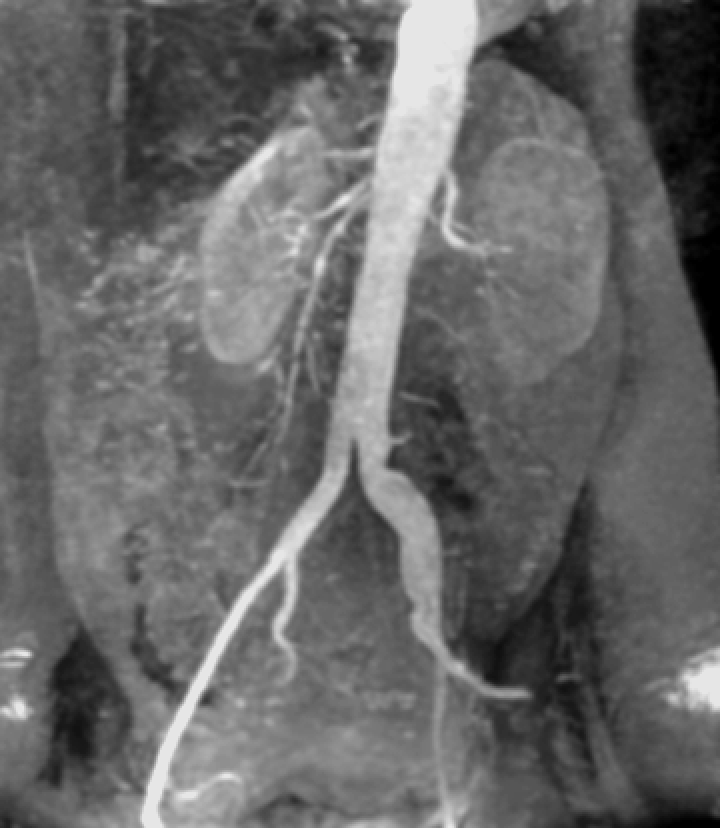
#> input picture 1- Image-Processing/Week06/img/aortic_angiogram.tif, 720 x 828 px
$ python main.py
#> lines starting #> are read from the running program, lines starting #| are printed output that depends on the picture; after the words box and inside, x2 and y2 are one past the last pixel; in counts of white or black regions, pixels touching at a corner belong together
#> further down, img is the input picture: shape (828, 720); min 0, max 230, mean 103.5
import cv2
import numpy as np
import matplotlib.pyplot as plt
import random

def binary_slicing(img, A, B, alt, ust):
#> called with A = 150, B = 250, alt = 10, ust = 255
    img_out = np.full_like(img, alt)
    pk = np.logical_and(img >= A, img <= B)
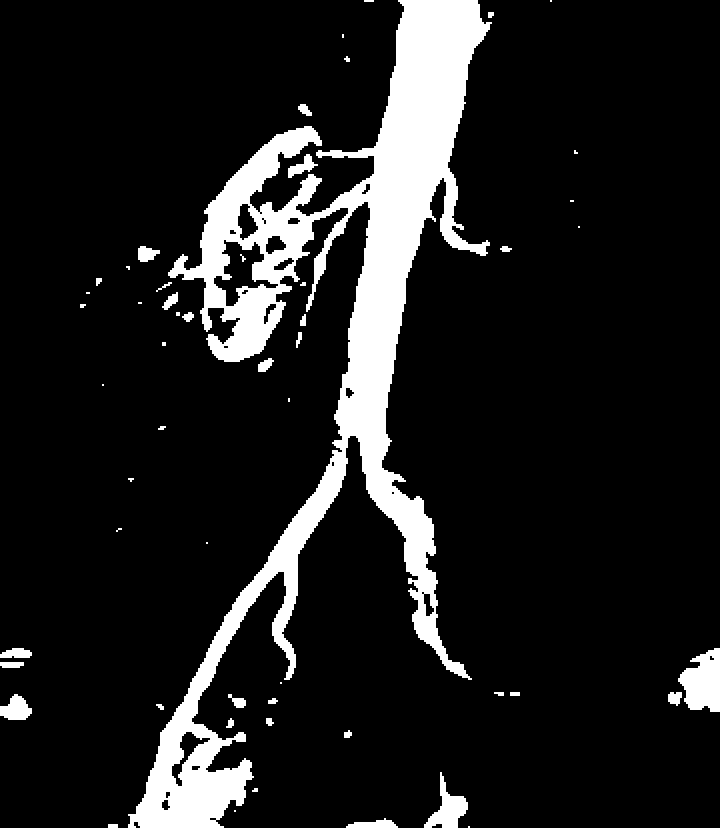
#> pk: shape (828, 720) bool; 12.1% white; 54 white regions (18 under 20 px), largest, box (x1, y1, x2, y2) and area: (128, 0, 492, 828) 65540, (678, 648, 720, 712) 1892, (424, 772, 468, 828) 1016
    img_out[pk] = ust
    return img_out

def linear_slicing(img, A, B, ust):
#> called with A = 150, B = 250, ust = 255
    img_out = img.copy()
    pk = np.logical_and(img >= A, img <= B)
    img_out[pk] = ust
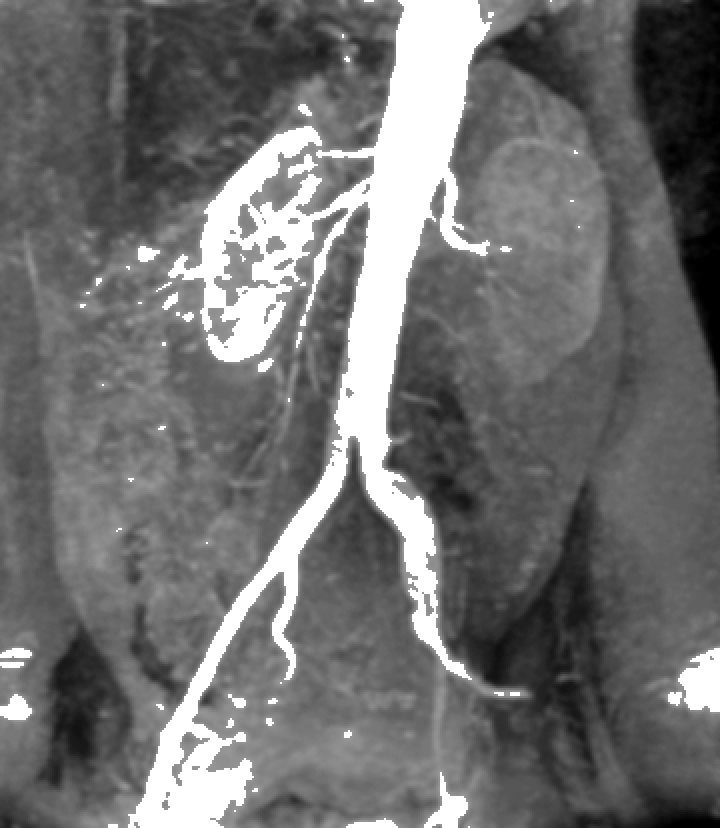
#> img_out: shape (828, 720); 12.06% of pixels changed, all inside (x1, y1, x2, y2) = (0, 0, 720, 828)
    return img_out

def linear_slicing_reverse(img, A, B, ust):
#> called with A = 150, B = 250, ust = 10
    img_out = img.copy()
    pk_kucuk = np.logical_and(img >= 0, img <= A)
    pk_buyuk = np.logical_and(img >= B, img <= 255)
#> pk_buyuk: shape (828, 720) bool; every value is 0
    pk = np.logical_or(pk_kucuk, pk_buyuk)
    img_out[pk] = ust
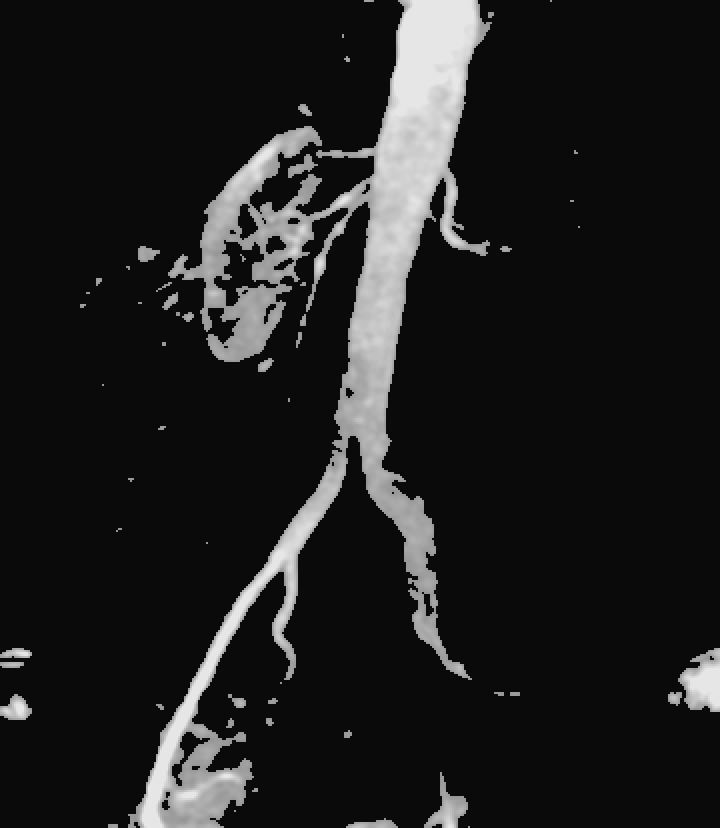
#> img_out: shape (828, 720); min 10, max 230, mean 31.2
    return img_out

img_path = "./img/aortic_angiogram.tif"
img=cv2.imread(img_path, 0)

A = 150
B = 250
ust = 255
alt = 10

bs_img = binary_slicing(img, A, B, alt, ust)
ls_img = linear_slicing(img, A, B, ust)
lsr_img = linear_slicing_reverse(img, A, B, alt)

hstacked1 = np.hstack((img, bs_img))
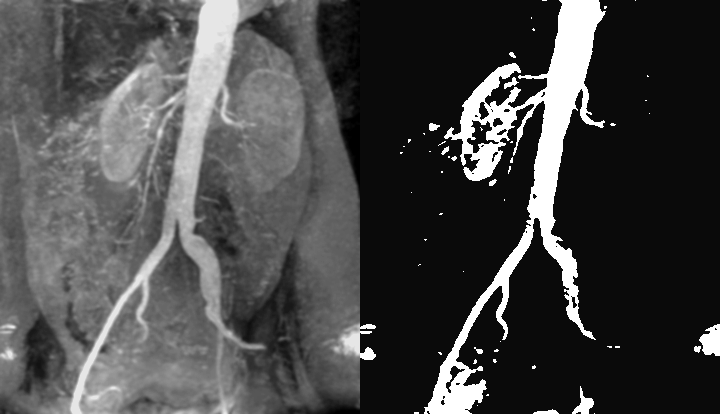
#> hstacked1: shape (828, 1440) (shown at 1/2 size); min 0, max 255, mean 71.5
hstacked2 = np.hstack((ls_img, lsr_img))
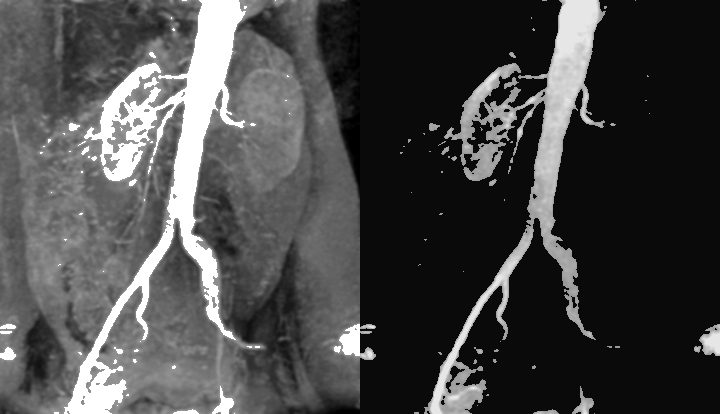
#> hstacked2: shape (828, 1440) (shown at 1/2 size); min 0, max 255, mean 71.5

vstacked = np.vstack((hstacked1, hstacked2))
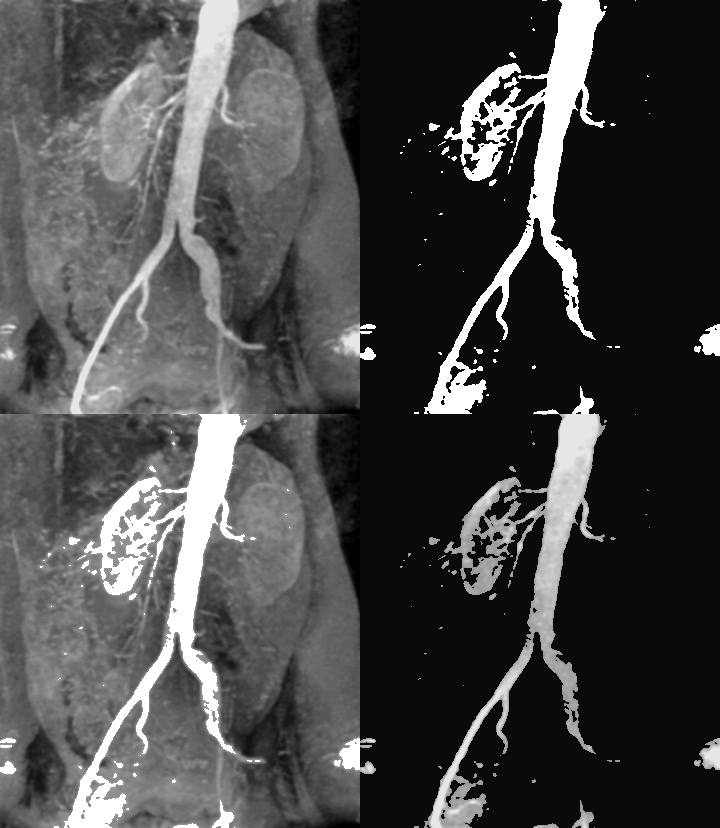
#> vstacked: shape (1656, 1440) (shown at 1/2 size); min 0, max 255, mean 71.5

plt.imshow(vstacked, cmap="gray")
plt.show()

# [18 lines of commented-out code are left out]

x = np.uint8([random.randint(0,255), random.randint(0,255), random.randint(0,255),
              random.randint(0,255), random.randint(0,255), random.randint(0,255),
              random.randint(0,255), random.randint(0,255), random.randint(0,255)]).reshape(3,3)

print(x)
s=binary_slicing(x,150,250,0,255)
print(s)
